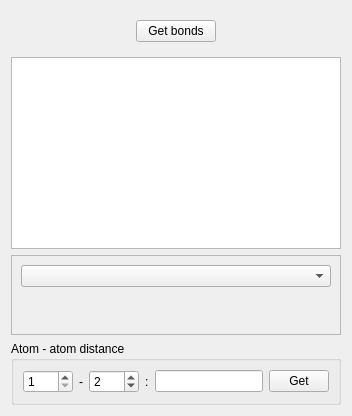
      <widget class="QWidget" name="tab_5">
       <attribute name="title">
        <string>Bonds</string>
       </attribute>
       <layout class="QVBoxLayout" name="verticalLayout_8">
        <item>
         <widget class="QFrame" name="frame_60">
          <property name="frameShape">
           <enum>QFrame::NoFrame</enum>
          </property>
          <property name="frameShadow">
           <enum>QFrame::Raised</enum>
          </property>
          <layout class="QHBoxLayout" name="horizontalLayout_51">
           <property name="leftMargin">
            <number>0</number>
           </property>
           <property name="rightMargin">
            <number>0</number>
           </property>
           <item>
            <spacer name="horizontalSpacer_22">
             <property name="orientation">
              <enum>Qt::Horizontal</enum>
             </property>
             <property name="sizeHint" stdset="0">
              <size>
               <width>40</width>
               <height>20</height>
              </size>
             </property>
            </spacer>
           </item>
           <item>
            <widget class="QPushButton" name="FormActionsPostButGetBonds">
             <property name="text">
              <string>Get bonds</string>
             </property>
            </widget>
           </item>
           <item>
            <spacer name="horizontalSpacer_23">
             <property name="orientation">
              <enum>Qt::Horizontal</enum>
             </property>
             <property name="sizeHint" stdset="0">
              <size>
               <width>40</width>
               <height>20</height>
              </size>
             </property>
            </spacer>
           </item>
          </layout>
         </widget>
        </item>
        <item>
         <widget class="QTableWidget" name="FormActionsPosTableBonds"/>
        </item>
        <item>
         <widget class="QFrame" name="frame_8">
          <property name="minimumSize">
           <size>
            <width>0</width>
            <height>80</height>
           </size>
          </property>
          <property name="frameShape">
           <enum>QFrame::StyledPanel</enum>
          </property>
          <property name="frameShadow">
           <enum>QFrame::Raised</enum>
          </property>
          <layout class="QVBoxLayout" name="verticalLayout_30">
           <item>
            <widget class="QComboBox" name="FormActionsPostComboBonds">
             <property name="sizePolicy">
              <sizepolicy hsizetype="Expanding" vsizetype="Fixed">
               <horstretch>0</horstretch>
               <verstretch>0</verstretch>
              </sizepolicy>
             </property>
            </widget>
           </item>
           <item>
            <widget class="QLabel" name="FormActionsPostLabelMeanBond">
             <property name="text">
              <string/>
             </property>
            </widget>
           </item>
          </layout>
         </widget>
        </item>
        <item>
         <widget class="QGroupBox" name="groupBox_20">
          <property name="minimumSize">
           <size>
            <width>0</width>
            <height>60</height>
           </size>
          </property>
          <property name="title">
           <string>Atom - atom distance</string>
          </property>
          <layout class="QHBoxLayout" name="horizontalLayout_66">
           <item>
            <widget class="QSpinBox" name="PropertyAtomAtomDistanceAt1">
             <property name="minimumSize">
              <size>
               <width>50</width>
               <height>0</height>
              </size>
             </property>
             <property name="minimum">
              <number>1</number>
             </property>
             <property name="maximum">
              <number>100</number>
             </property>
            </widget>
           </item>
           <item>
            <widget class="QLabel" name="label_56">
             <property name="text">
              <string>-</string>
             </property>
            </widget>
           </item>
           <item>
            <widget class="QSpinBox" name="PropertyAtomAtomDistanceAt2">
             <property name="minimumSize">
              <size>
               <width>50</width>
               <height>0</height>
              </size>
             </property>
             <property name="minimum">
              <number>1</number>
             </property>
             <property name="value">
              <number>2</number>
             </property>
            </widget>
           </item>
           <item>
            <widget class="QLabel" name="label_62">
             <property name="text">
              <string>:</string>
             </property>
            </widget>
           </item>
           <item>
            <widget class="QLineEdit" name="PropertyAtomAtomDistance"/>
           </item>
           <item>
            <widget class="QPushButton" name="PropertyAtomAtomDistanceGet">
             <property name="maximumSize">
              <size>
               <width>60</width>
               <height>16777215</height>
              </size>
             </property>
             <property name="text">
              <string>Get</string>
             </property>
            </widget>
           </item>
          </layout>
         </widget>
        </item>
       </layout>
      </widget>
